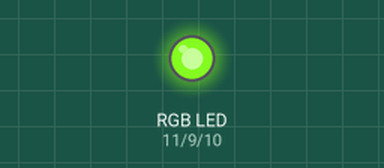
The sketch below on a simulated Arduino Uno, built with avr-gcc and run on an emulated ATmega328P. Shown: an RGB LED mixed from three pins (HIGH = lit). Dim RGB values are drawn brighter than linear.

Above: at 0.05 s.
At 1.95 s:
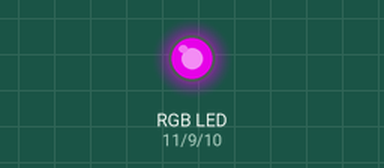
At 3.95 s:
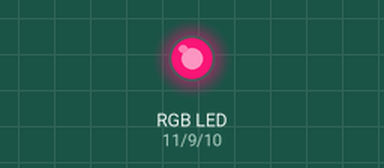
At 7.95 s:
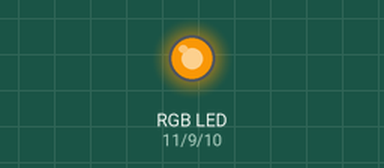
At 11.45 s:
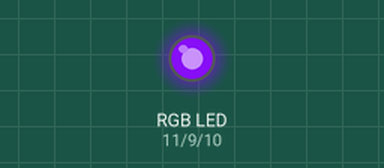
At 15.95 s:
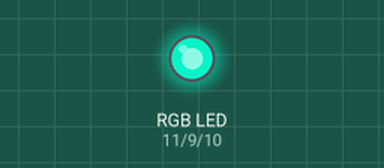
Timing chart, 0 to 20.8 s (numbered marks = the images above):
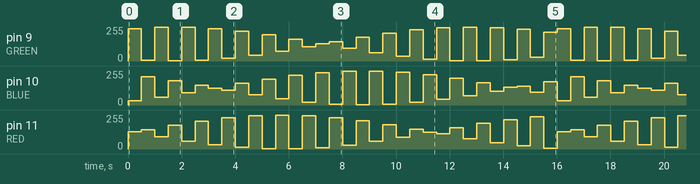

Measured:
- by itself, pin 9 (GREEN), pin 10 (BLUE): moves between 1/255 and 254/255, repeating every 16.0 s
- by itself, pin 11 (RED): moves between 2/255 and 254/255, repeating every 16.0 s

The sketch:

lab4_rgb_led.ino
```cpp
// Define pins
#define RED 11 // Red pin
#define GREEN 9 // Green pin
#define BLUE 10 // Blue pin
#define wait 500 // wait in milliseconds

void changeValue(int red, int green, int blue)
{
    analogWrite(RED, red);
    analogWrite(GREEN, green);
    analogWrite(BLUE, blue);
}

// Rainbow color changing
void rainbowColor()
{
    int red, green, blue;
    int i=0;
    int frequency=3;
    for(;i<32;i++)
    {
        red = sin(frequency*i+0)*127+128;
        green = sin(frequency*i+2)*127+128;
        blue = sin(frequency*i+4)*127+128;

        // Write values to Led
        changeValue(red, green, blue);
        delay(wait);
    }

}

void setup()
{
    // Declare pin
    pinMode(RED, OUTPUT);
    pinMode(GREEN, OUTPUT);
    pinMode(BLUE, OUTPUT);

    // Power-on three colors
    digitalWrite(RED, HIGH);
    digitalWrite(GREEN, HIGH);
    digitalWrite(BLUE, HIGH);
}

void loop()
{
    rainbowColor();
}
```
